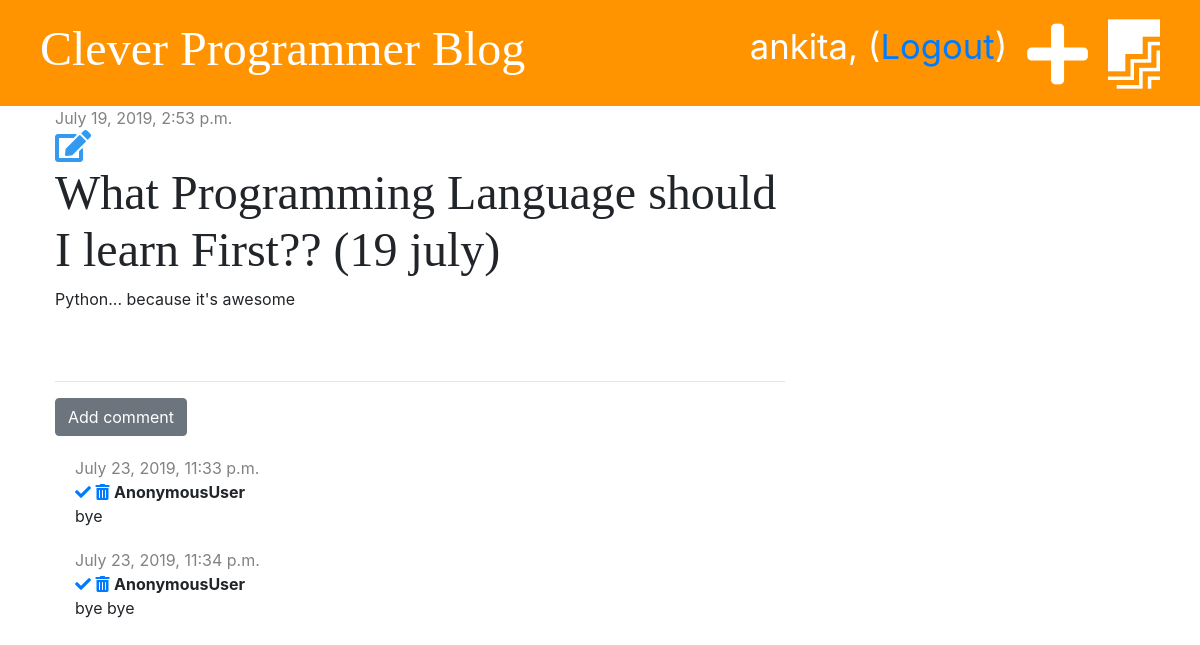
The app's page /post/1/ (signed in) with its own data.
### blog/models.py (models this page shows, shortened)
class Post(models.Model):
    author = models.ForeignKey('auth.User', on_delete = models.CASCADE)
    title = models.CharField(max_length = 200)
    text = models.TextField()
    created_date = models.DateTimeField(default = timezone.now)
    published_date = models.DateTimeField(blank=True, null=True)

class Comment(models.Model):
    post = models.ForeignKey('blog.Post', on_delete=models.CASCADE, related_name='comments')
    author = models.CharField(max_length=200)
    text = models.TextField()
    created_date = models.DateTimeField(default=timezone.now)
    approved = models.BooleanField(default=False)

### blog/views.py (the view)
# urls.py: path('post/<int:pk>/', views.post_detail, name="post_detail"),
def post_detail(request, pk):
    post = get_object_or_404(Post, pk = pk)
    stuff_for_frontend = {'post': post}
    return render(request, 'blog/post_detail.html', stuff_for_frontend)

### blog/templates/blog/post_detail.html (shortened to what this page needs)
{% extends 'blog/base.html' %}
{% block content %}
<div class="post">
    {% if post.published_date  %}
    <div class="date">
        {{ post.published_date }}
    </div>
    {% else %}
      <a href="{% url 'post_publish' pk=post.pk %}" class="btn btn-primary">Publish</a>
    {% endif %}
    {% if user.is_authenticated %}
      <a href="{% url 'post_edit' pk=post.pk %}"><i class="fas fa-edit fa-2x" style="color: #339af0;"></i></a>
    {% endif %}
    <h1>{{ post.title }}</h1>
    <p>{{post.text|linebreaksbr }}</p>
</div>
<hr>
<a href="{% url 'add_comment_to_post' pk=post.pk%}" class="btn btn-secondary">Add comment</a>
{% for comment in post.comments.all %}
  {% if user.is_authenticated or comment.approved %}
    <div class="comment">
      <div class="date">
        {{ comment.created_date }}
      </div>
      {% if user.is_superuser and not comment.approved %}
        <a href="{% url 'comment_approve' pk=comment.pk %}"><i class="fas fa-check"></i></a>
        <a href="{% url 'comment_remove' pk=comment.pk %}"><i class="fas fa-trash-alt"></i></a>
      {% endif %}
      <strong>{{ comment.author }}</strong>
      <p>{{ comment.text }}</p>
    </div>
  {% endif %}
  {% empty %}
    <p>No comments yet...</p>
{% endfor %}
{% endblock %}

### blog/templates/blog/base.html (shortened to what this page needs)
{% load staticfiles %}
<!doctype html>
<html lang="en">
<head>
    <link rel="stylesheet" href="https://stackpath.bootstrapcdn.com/bootstrap/4.3.1/css/bootstrap.min.css">
    <link rel="stylesheet" href="{% static 'css/blog.css' %}">
    <link rel="stylesheet" href="https://use.fontawesome.com/releases/v5.6.3/css/all.css">
</head>
<body>
  <div class="page-header">
      {% if user.is_authenticated %}
        <a href="{% url 'post_draft_list' %}" class="top-menu"><i class="fab fa-firstdraft fa-2x"></i></a>
        <a href="{% url 'post_new' %}" class="top-menu"><i class="fas fa-plus fa-2x"></i></a>
        <p class="top-menu">{{ user.username }}, (<a href="{% url 'logout' %}">Logout</a>)</p>
      {% else %}
        <a href="{% url 'login' %}" class="top-menu"><i class="fas fa-sign-in-alt fa-2x"></i></a>
      {% endif %}
      <h1><a href="{% url "post_list" %}">Clever Programmer Blog</a></h1>
  </div>
  <div class="content container">
    <div class="row">
      <div class="col-md-8">
          {% block content %}
          {% endblock %}
      </div>
    </div>
  </div>
</body>
</html>

### blog/static/css/blog.css (style rules this page uses)
.page-header { background-color: #ff9400; margin-top: 0; padding: 20px 20px 20px 40px; }
.page-header h1, .page-header h1 a { color: #ffffff; font-size: 36pt; text-decoration: none; }
.content { margin-left: 40px; }
h1, h2, h3, h4 { font-family: 'Tangerine', 'Inconsolata', 'Droid Sans', serif; font-size: 48px; }
.date { color: #828282; }
.post { margin-bottom: 70px; }
.top-menu, .top-menu:hover { color: #ffffff; float: right; font-size: 26pt; margin-right: 20px; }
.comment { margin: 20px 0px 20px 20px; }

### records on screen
Post: published_date "July 19, 2019, 2:53 p.m.", title "What Programming Language should I learn First?? (19 july)", text "Python... because it's awesome"
Comment: created_date "July 23, 2019, 11:33 p.m.", approved False (drawn), author "AnonymousUser", text "bye"
Comment: created_date "July 23, 2019, 11:34 p.m.", approved False (drawn), author "AnonymousUser", text "bye bye"

### other values on screen
{{ user.username }} "ankita"
